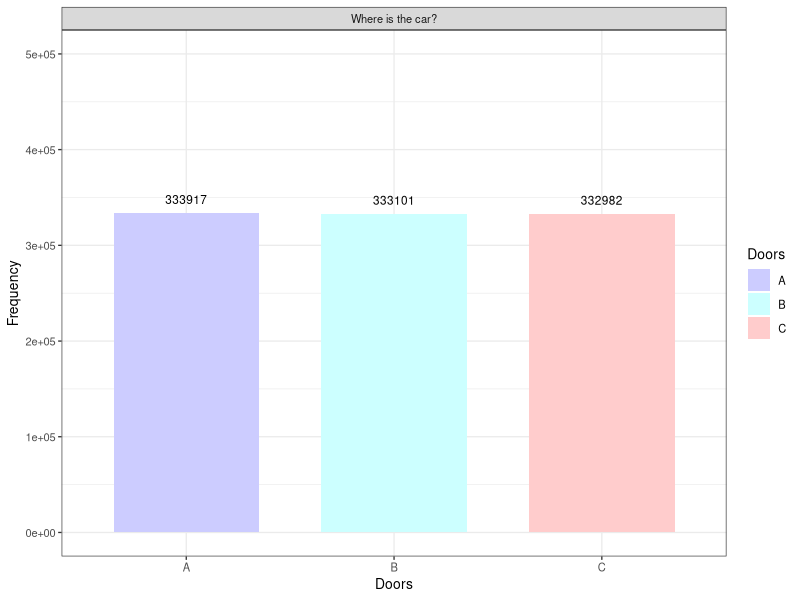

Recreate this plot in R.
## ---- chunk 1
knitr::opts_chunk$set(echo = TRUE)
## ---- chunk 2
n <- 1000000

cars_door <- sample(c("A","B","C"), size = n, replace = T)

df <- data.frame(Cars_door = cars_door)

head(df)
## ---- chunk 3
library(ggplot2)

g <- ggplot(df, aes(x = factor(cars_door), fill = cars_door)) +
    geom_bar(width = 0.7, stat = "count") +
    labs(x = "Doors", y = "Frequency") +
    ylim(c(0,floor(n/3) * 1.5)) +
    theme_bw(base_size = 10) +    
    geom_text(aes(label=..count..),
              stat = 'count',
              position = position_dodge(0.9),
              vjust = -1,
              size = 3.0) +
    facet_grid(~"Where is the car?") +
    guides(fill = guide_legend( title = "Doors")) +
    scale_fill_manual(values = c("A" = "#CCCCFF",
                                "B" = "#CCFFFF",
                                "C" = "#FFCCCC"))

print(g)
## ---- chunk 4
df$Chosen_door <- sample(c("A","B","C"), size = n, replace = T)

head(df)
## ---- chunk 5
result_function <- function(CarsDoor, OpenedDoor){
     if(CarsDoor == OpenedDoor) {return ("Win")}
     else {return("Lose")}
}

df$Result_if_NO_change <- mapply(result_function, df$Cars_door, df$Chosen_door)

head(df)
## ---- chunk 6
sum(df['Result_if_NO_change'] == "Win") / n
## ---- chunk 7
hosts_door_function <- function(cars_door, chosen_door){
    
    aux <- c("A", "B", "C")
    i <- which(aux %in% cars_door)
    j <- which(aux %in% chosen_door)
    
    if(cars_door == chosen_door){
        var1 <- aux[(((i %% 3) + 1) %% 3) +1]
        var2 <- aux[(i %% 3) + 1]

        return(paste(var1," or ", var2)) # The host can choose the door between two
    }
    else{
        if(j == (i %% 3) + 1){return(aux[(j %% 3) + 1])}
        else{return(aux[(i %% 3) + 1])}
    }
}

df$Hosts_door <- mapply(hosts_door_function, df$Cars_door, df$Chosen_door)

head(df)
